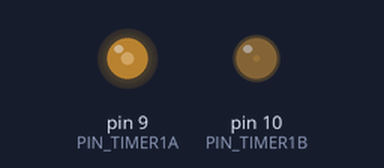
Bench run of a sketch on a simulated Arduino Uno, built with avr-gcc and run on an emulated ATmega328P. On the bench: output pins drawn as LEDs (lit = HIGH). What the sketch prints to the serial monitor is not drawn.

Above: at 0.1 s.
Timing chart, 0 to 1.6 s (numbered marks = the images above):
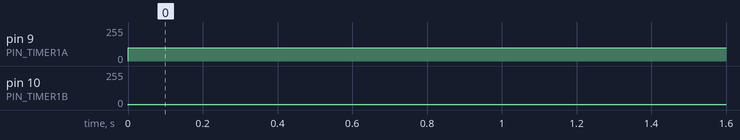

Measured:
- by itself, pin 9 (PIN_TIMER1A): 0/255 → 100/255 at 0.00 s
- by itself, pin 10 (PIN_TIMER1B): 0/255 → 6/255 at 0.00 s

The sketch:

pwm_modify.ino
```cpp
// (licence header left out)
#define PIN_TIMER1A 9       // pin that is controled by timer 1, OCR1A
#define PIN_TIMER1B 10      // pin that is controled by timer 1, OCR1B

bool clk_prescale[]={0, 1, 0};  // 8 prescaler
                                // Table 16-5 Clock Select Bit Description

void setup() {
    Serial.begin(9600);
    Serial.print("initialize the Line Dectector program");

    pinMode(PIN_TIMER1A, OUTPUT);
    pinMode(PIN_TIMER1B, OUTPUT);

    TCCR1A = _BV(COM1A1) | _BV(COM1B0) | _BV(COM1B1) | _BV(WGM11) | _BV(WGM10);

    OCR1A = 400;            // Output Compare Register timer1 A
    OCR1B = 1000;           // Output Compare Register timer1 B
    TCCR1B &= (-1<<3);          // reset the last 3 bits of
                                // Timer/Counter Control Registsers B
                                // of Timer1
    TCCR1B |= (clk_prescale[2] << CS12);    // Clock Select bit
    TCCR1B |= (clk_prescale[1] << CS11);
    TCCR1B |= (clk_prescale[0] << CS10);

}

void loop() {
    Serial.println("program");
    delay(500);                 // wait for 0.1 sec
}
```
